Frame 1 (no input): blank canvas, image omitted
Frame 60 (the mouse pressed at the canvas centre just before this capture): blank canvas, image omitted
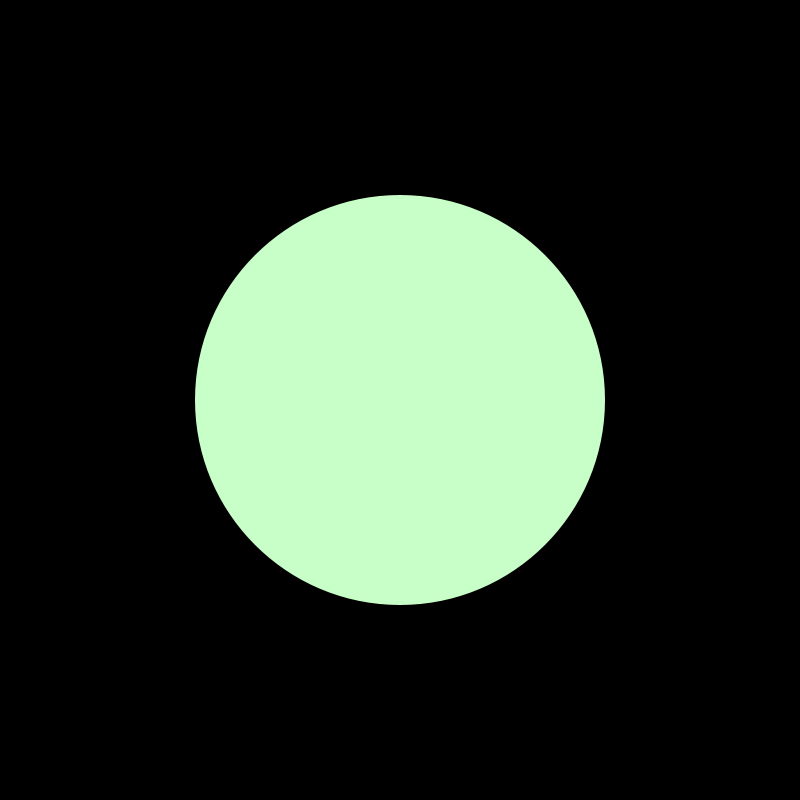
Frame 120 (the mouse held since frame 60 and released just before this capture)

The Processing sketch whose frames 1 and 60 were blank and that drew this single picture after the mouse press (run headless with seeded random() and noise(); from frame 60 on, the mouse is pressed at the canvas centre):

// Processing sketch: drawing_app
// ── drawing_app.pde
boolean flag;

void setup(){
  size(800,800);
  background(#000000);
  flag = false;
  noStroke();
}

void draw(){
  if(flag){
    fill(#000000);   
  }
  else
    fill(mouseX/2, (mouseX), mouseY/2);   
          
  println(abs(pmouseX-mouseX));
 
 ellipse(mouseX, mouseY, abs(pmouseX-mouseX)+10, abs(pmouseY-mouseY)+10);
}

void keyPressed(){
  if(key == TAB)
  {
    clear();
  }
   if(key == '1')
     {
       flag = true;  
     }
     if (key == '2')
     {
      flag = false; 
     }
}
